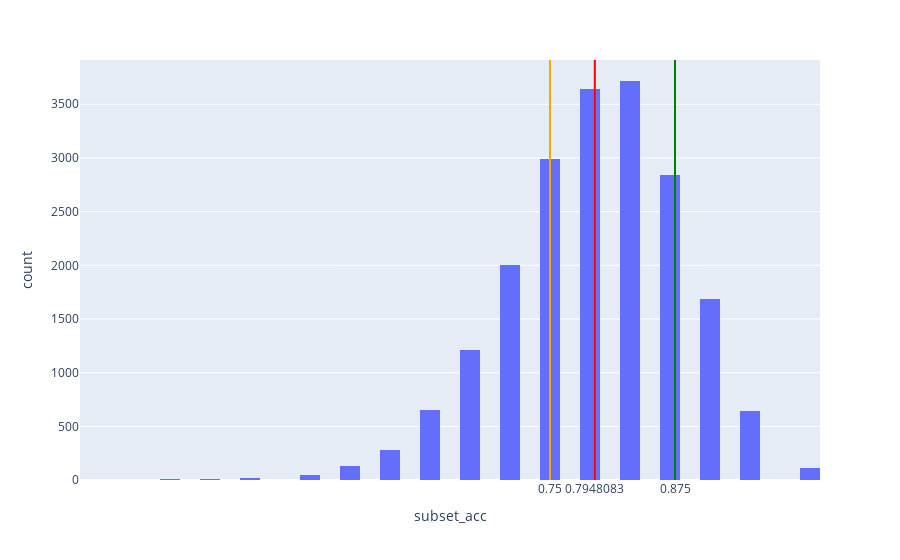

This figure's notebook cell:
### Code cell
meanVal = caseAccDf["subset_acc"].mean()
# medianVal = multilabelCaseDf["subset_acc"].median()
firstQuarter = np.quantile(caseAccDf["subset_acc"].values, 0.25)
thirdQuarter = np.quantile(caseAccDf["subset_acc"].values, 0.75)

fig = px.histogram(caseAccDf, x="subset_acc")
fig.add_vline(x=meanVal, line_width=2, line_color="red")
# fig.add_vline(x=medianVal, line_width=2, line_color="blue")
fig.add_vline(x=firstQuarter, line_width=2, line_color="orange")
fig.add_vline(x=thirdQuarter, line_width=2, line_color="green")

fig.update_layout(
    xaxis = dict(
        tickmode = 'array',
        tickvals = [meanVal, firstQuarter, thirdQuarter],
    )
)

### Figure 1 — Plotly figure (JSON) as saved in the notebook; plotly's stock layout.template omitted (floating-point values rounded to 4 significant figures; data arrays with more than 128 entries replaced by an {"elided": "..."} marker saying what was removed)
{"data": [{"alignmentgroup": "True", "bingroup": "x", "hovertemplate": "subset_acc=%{x}<br>count=%{y}<extra></extra>", "legendgroup": "", "marker": {"color": "#636efa", "pattern": {"shape": ""}}, "name": "", "offsetgroup": "", "orientation": "v", "showlegend": false, "type": "histogram", "x": {"elided": "20000 float values"}, "xaxis": "x", "yaxis": "y"}], "layout": {"barmode": "relative", "legend": {"tracegroupgap": 0}, "margin": {"t": 60}, "shapes": [{"line": {"color": "red", "width": 2}, "type": "line", "x0": 0.7948, "x1": 0.7948, "xref": "x", "y0": 0, "y1": 1, "yref": "y domain"}, {"line": {"color": "orange", "width": 2}, "type": "line", "x0": 0.75, "x1": 0.75, "xref": "x", "y0": 0, "y1": 1, "yref": "y domain"}, {"line": {"color": "green", "width": 2}, "type": "line", "x0": 0.875, "x1": 0.875, "xref": "x", "y0": 0, "y1": 1, "yref": "y domain"}], "xaxis": {"anchor": "y", "domain": [0, 1], "tickmode": "array", "tickvals": [0.7948, 0.75, 0.875], "title": {"text": "subset_acc"}}, "yaxis": {"anchor": "x", "domain": [0, 1], "title": {"text": "count"}}}}
